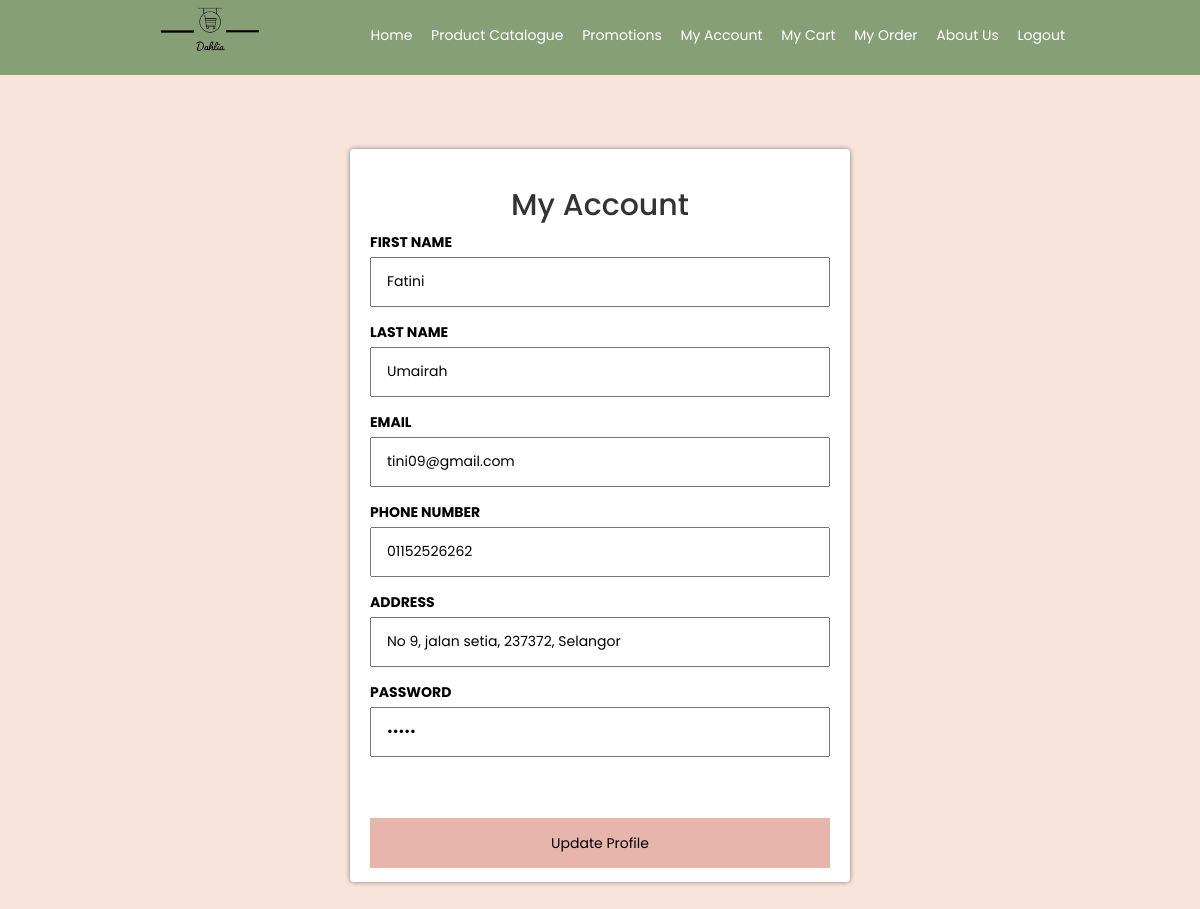
Screenshot of /myaccount.php (signed in) with the database file from the repository.
### tables this page shows
CREATE TABLE `user` (
  `UserID` varchar(15) NOT NULL,
  `UserFName` varchar(20) NOT NULL,
  `UserLName` varchar(20) NOT NULL,
  `UserEmail` varchar(30) NOT NULL,
  `UserContactNo` varchar(12) NOT NULL,
  `UserAddress` varchar(60) NOT NULL,
  `UserPassword` varchar(10) NOT NULL
);

### myaccount.php (the view, shortened to what this page needs)
<?php
include("dbconn.php");
$id= $_SESSION['id'];
$sql= "SELECT * FROM user WHERE UserID= '$id'";
$query = mysqli_query($connect, $sql) or die ("Error: ".mysqli_error());
$row = mysqli_num_rows($query);
if($row == 0){
echo "No record found";
}
else{
$r = mysqli_fetch_assoc($query);
?>
<!DOCTYPE html>
<head>
  	<link rel="stylesheet" href="https://maxcdn.bootstrapcdn.com/bootstrap/3.3.6/css/bootstrap.min.css" />
  	<link rel="stylesheet" type="text/css" href="css/style.css">
  	<link rel="stylesheet" href="https://cdnjs.cloudflare.com/ajax/libs/font-awesome/5.15.1/css/all.min.css">
</head>
<body>
  <header>
    <div class="container">
        <a href="homepage.php"><img src ="img/logo.png" width="150">
        <ul>
          <li><a href="homepage.php">Home</a></li>
          <li><a href="catalogue.php">Product Catalogue</a></li>
          <li><a href="catFruitVeg.php">Promotions</a></li>
          <li><a href="myaccount.php">My Account</a></li>
          <li><a href="addToCart.php">My Cart</a></li>
          <li><a href="myOrder.php">My Order</a></li>
          <li><a href="about-us.php">About Us</a></li>
           <li><a href="logout.php">Logout</a></li>
        </ul>
    </div>
  </header>
  	<div class="profile">
  		<div class="wrapper">
				<form class="frmAcc" name="formProfile" method="post" action="updateAcc.php">
				<h2>My Account</h2>
				<div class="inputProfile">
					<label for="firstname">FIRST NAME</label>
					<input type = "text" name="firstname" value="<?php echo $r['UserFName'] ?>" autofocus required />
				</div>
				<div class="inputProfile">
					<label for="lastname">LAST NAME</label>
					<input type = "text" name="lastname" value="<?php echo $r['UserLName'] ?>" autofocus required />
				</div>
				<div class="inputProfile">
					<label for="email">EMAIL</label>
					<input type = "text" name="email" value="<?php echo $r['UserEmail'] ?>" autofocus required />
				</div>
				<div class="inputProfile">
					<label for="nohp">PHONE NUMBER</label>
					<input type = "text" name="nohp" value="<?php echo $r['UserContactNo'] ?>" autofocus required />
				</div>
				<div class="inputProfile">
					<label for="address">ADDRESS</label>
					<input type = "text" name="address" value="<?php echo $r['UserAddress'] ?>" autofocus required />
				</div>
					<div class="inputProfile">
					<label for="pwd">PASSWORD</label>
					<input type = "password" name="pwd" value="<?php echo $r['UserPassword'] ?>" required />
				</div>
				<div class="inputProfile">
					<input class="btnUpdate" type="submit" name="Update" value="Update Profile"/>&nbsp;&nbsp;
				</div>
			</form>
		</div>
	</div>
</body>
</html>
<?php
    }
?>

### css/style.css (style rules this page uses)
* { padding:0; margin:0; font-family: 'Poppins', sans-serif; }
body { background-color: #f8f8f8; }
a { color: inherit; text-decoration: none; }
header { background-color: #869F77; color: #fff; }
header ul { float: right; }
header ul li { display: inline-block; }
header ul li a { padding:20px 0 20px 15px; display: inline-block; }
.container { width: 80%; margin:0 auto; }
.container:after { content: ''; display: block; clear: both; }
body { margin: 0; padding: 0px 0px; height: 100vh; background-size: cover; background-position: center center; position: relative; background-color: #f8e4db; box-sizing: border-box; }
.profile { display: flex; justify-content: center; align-items: center; min-height: 110vh; }
.wrapper { max-width: 500px; width: 100%; box-shadow: 0 0 5px grey; margin: ; background: white; border-radius: 4px; min-height: 600px; padding: 2rem; }
.inputProfile { color: black; align-items: center; position: relative; width: 100%; height: 50px; margin-bottom: 4rem; }
.frmAcc h2 { text-align: center }
.wrapper input { width: 100%; height: 100%; padding: 1.5rem; }
.inputProfile .btnUpdate { margin-top: 10%; align-items: center; padding:8px 15px; background-color: #E7B5AC; color: black; border:none; cursor: pointer; }

### rows the page displays
user: firstname "Fatini", lastname "Umairah", email "tini09@gmail.com", nohp "01152526262", address "No 9, jalan setia, 237372, Selangor"
